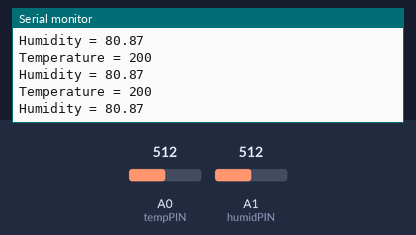
Recording of a sketch running on a simulated Arduino Uno, built with avr-gcc and run on an emulated ATmega328P. On the bench: the last lines printed to the serial monitor. The test bench sets the inputs (shaded band); at power-on: A0 (tempPIN) = 512, A1 (humidPIN) = 512.

Above: at 1.3 s.
1.4 s: A0 (tempPIN) set to 716
At 1.82 s:
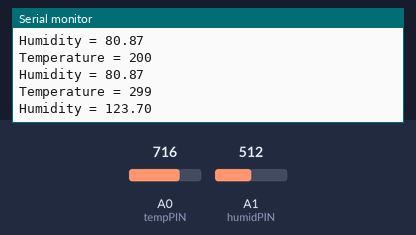
2.9 s: A1 (humidPIN) set to 716
At 3.32 s:
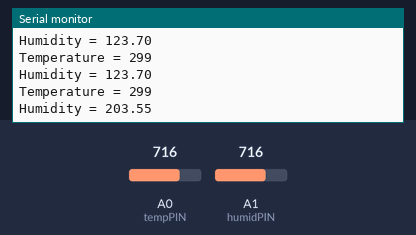
4.4 s: A0 (tempPIN) set to 900
At 4.83 s:
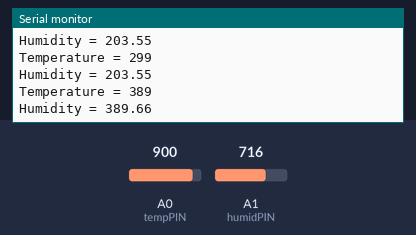
5.9 s: A1 (humidPIN) set to 900
At 6.33 s:
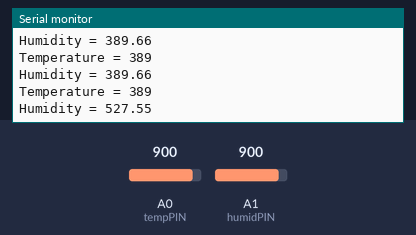
Timing chart, 0 to 8.4 s (numbered marks = the images above; inputs shaded):
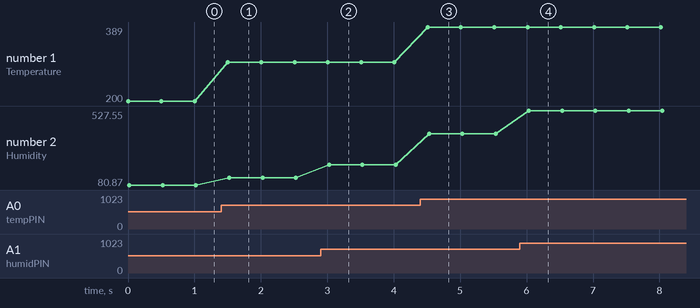

Measured:
- after the input at 1.4 s, the serial monitor: prints a new line after 0.10 s (image 1)
- after the input at 2.9 s, the serial monitor: prints a new line after 0.13 s (image 2)
- after the input at 4.4 s, the serial monitor: prints a new line after 0.11 s (image 3)
- after the input at 5.9 s, the serial monitor: prints a new line after 0.14 s (image 4)
- plotted number 1: 200 → 299 after the input at 1.4 s, 299 → 389 after the input at 4.4 s
- plotted number 2: 80.87 → 123.7 after the input at 1.4 s, 123.7 → 203.55 after the input at 2.9 s, 203.55 → 389.66 after the input at 4.4 s, 389.66 → 527.55 after the input at 5.9 s

The sketch:

testingTMP_Humid_New.ino
```cpp
#include <stdlib.h>
#include <SoftwareSerial.h>

//SoftwareSerial xbee(2,3); //Software serial ports for the XBee's Rx & Tx

int tempSensor =0;
unsigned long sensorTime =10000;
unsigned long sensorLast =0;

int currentReceiveIndex = 0; //where to write the next character


const int tempPIN = A0;             // Pin A0 is for the temperature sensor
const int humidPIN = A1;            // Pin A1 is for the humdity sensor
const int vSupply_humid = 5;       //Supplying 5 volts to the humidity sensor
//const int chipSelect = 4;

 void setup(){
     Serial.begin(9600);
    // xbee.begin(9600);


 }

 void calTempHumdSensor(){

   /** TEMPERATURE DATA **/
   tempSensor = analogRead(A0); //0-1023
   //float
   float tempSensorVoltage = tempSensor * 5.0f/1023.f;
   //Analog to Digital Converter = Takes a voltage and output a corresponding bit values
   //0-5V == (0-1023)

   //TMP 36gz is 10 mv/1 degree Celius
   //if we have 750mV, then temperature is 25 degrees
   //if we have 0mv, then temperature is ...-50 degrees (750/10) = 75, then 25dg-75
   //if we had 5V, then the temperature is 450 degrees
       //Range from 0v to 5v = -50 degrees and 450 degrees

   //Multiply by 100 to convert voltage to degrees, and then offset by what the datasheet says
   //Because if your at 0v, you should get 50 degrees
   //if at 5v,
  int offset =50;
  float degreesCelsius = tempSensorVoltage *100; //10 mv/one-degrees-celsius so 1 v/100 degrees cel
  float temperature = degreesCelsius - offset;
   //int temperature = map(tempSensor, 0, 1023, -50, 450); Since its LINEAR


  /** HUMIDITY DATA **/
  //Finding SensorRH
  //According to the Datasheet for HIH4030 Humidity Sensor.. True RH (Relative Humidity) = (Sensor RH)/(1.0546 - 0.00216*Temp), where Temp is in Celius
  //And Sensor RH = (Vout - 0.958)/0.0307), where Vout is the output value from the Humidity Sensor output pin(humidPIN) BUT HAS to be converted into digital bit respsentation

  float vout_humid = analogRead(humidPIN) *5.0f/1023.f;    //Analog to Digital Converter = Takes a voltage and output a corresponding bit values: 0-5V == (0-1023 bit value)
  float sensorRH = (vout_humid -0.958)/0.0307;
  float trueRH = (sensorRH)/(1.0546 - (0.00216*temperature));

  /*float humidityValue = ((0.0004*tempPIN + 0.149)*(analogRead(humidPIN)) - (0.0617*tempPIN + 24.436));
  delay(200);
  */

  Serial.print("Temperature = ");
  Serial.println((int)temperature);
  Serial.print("Humidity = ");
  Serial.println(trueRH);
  delay(500);
 //Serial.println(analogRead(humidPIN)/1023);

 }


 void loop(){

//  if(millis()-sensorLast > sensorTime){
    calTempHumdSensor();
   // sensorLast = millis(); //wait until next time period passes
//  }


}
```
